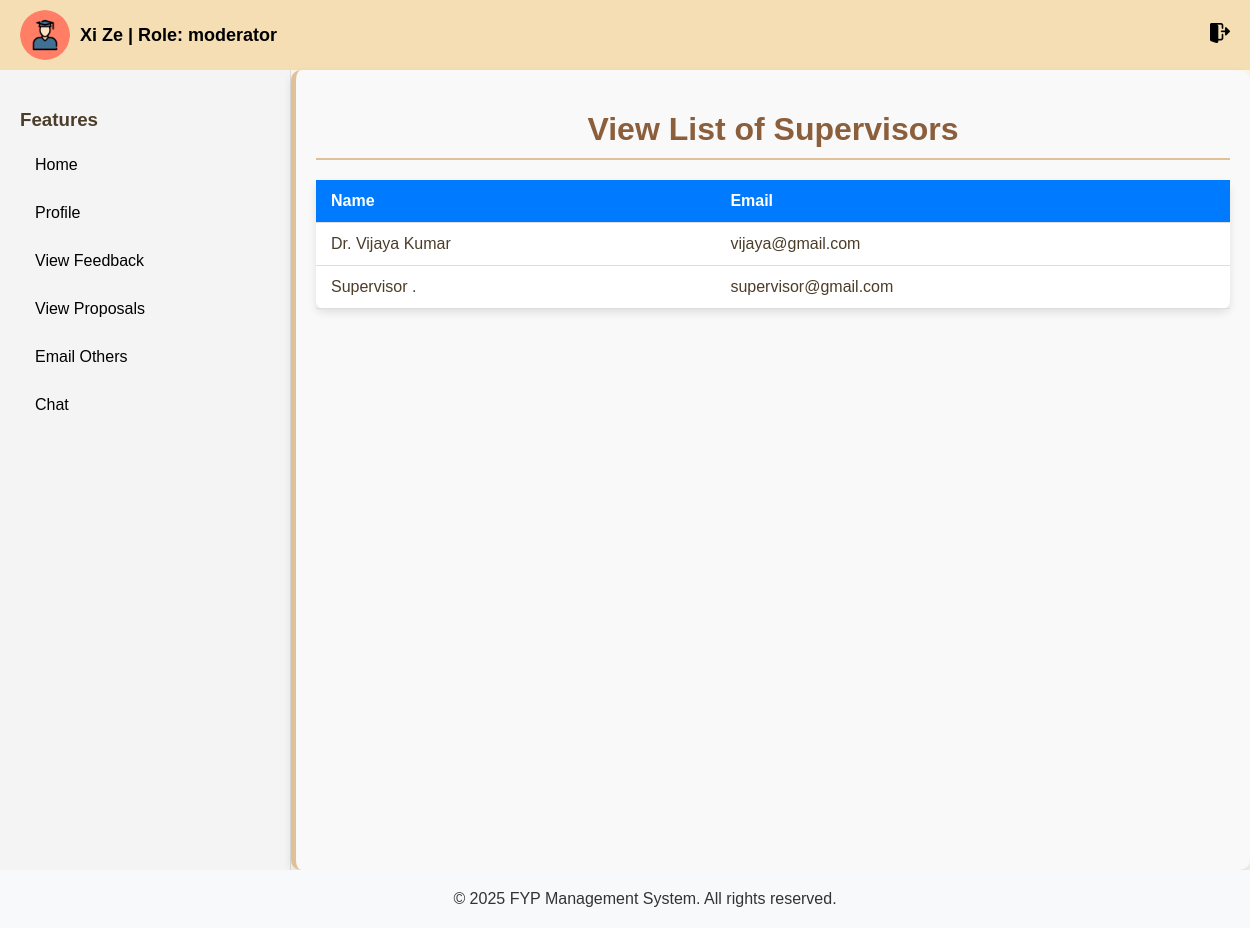
Before: /student/view_supervisors.php (signed in) with the older database file.
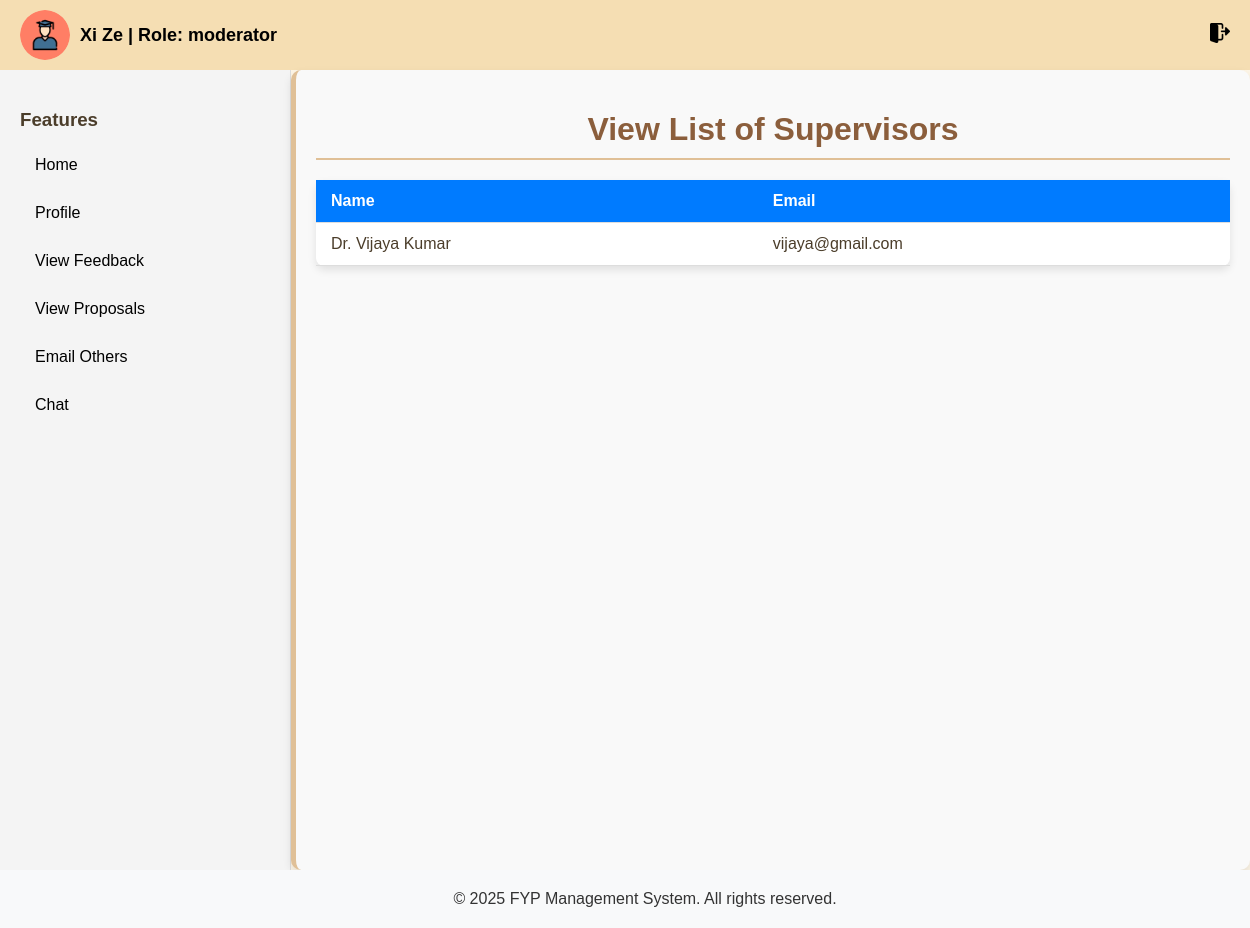
After: the same page with the newer database file.
### tables this page shows
CREATE TABLE IF NOT EXISTS `users` (
  `id` int(11) NOT NULL,
  `first_name` varchar(255) NOT NULL,
  `last_name` varchar(255) NOT NULL,
  `email` varchar(255) NOT NULL,
  `student_id` varchar(255) NOT NULL,
  `password` varchar(255) NOT NULL,
  `role` enum('student','moderator','admin','supervisor') NOT NULL DEFAULT 'student',
  `created_at` timestamp NOT NULL DEFAULT current_timestamp(),
  `status` enum('active','suspended') DEFAULT 'active'
);

### student/view_supervisors.php (the view, shortened to what this page needs)
<?php
include('../db_connection.php');
$sql = "SELECT CONCAT(first_name, ' ', last_name) AS name, email FROM users WHERE role = 'supervisor'";
$result = $conn->query($sql);
?>
<!DOCTYPE html>
<html lang="en">
<head>
    <link rel="stylesheet" href="../css/dashboard.css">
    <link rel="stylesheet" href="../css/header.css">
</head>
<body>
    <?php include '../includes/header.php'; ?>
    <div class="dashboard-container">
        <?php include '../includes/sidebar.php'; ?>
        <div class="dashboard-main">
            <h1>View List of Supervisors</h1>
            <table>
                <thead>
                    <tr>
                        <th>Name</th>
                        <th>Email</th>
                    </tr>
                </thead>
                <tbody>
                    <?php if ($result->num_rows > 0): ?>
                        <?php while ($row = $result->fetch_assoc()): ?>
                            <tr>
                                <td><?php echo htmlspecialchars($row['name']); ?></td>
                                <td><?php echo htmlspecialchars($row['email']); ?></td>
                            </tr>
                        <?php endwhile; ?>
                    <?php else: ?>
                        <tr>
                            <td colspan="2" class="no-data">No supervisors found.</td>
                        </tr>
                    <?php endif; ?>
                </tbody>
            </table>
        </div>
    </div>
    <?php include '../footer.php'; ?>
</body>
</html>

Changed rows visible on the page:
removed users: name "Supervisor .", email "supervisor@gmail.com"
